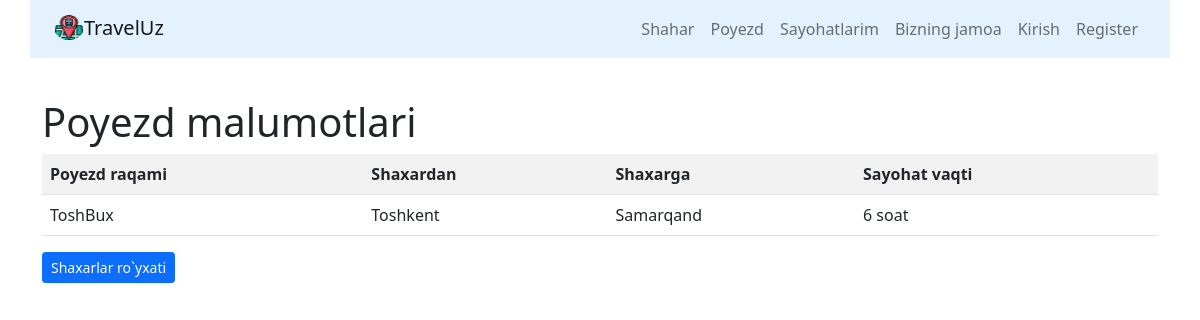
/trains/1, run on an earlier commit of the app's database.
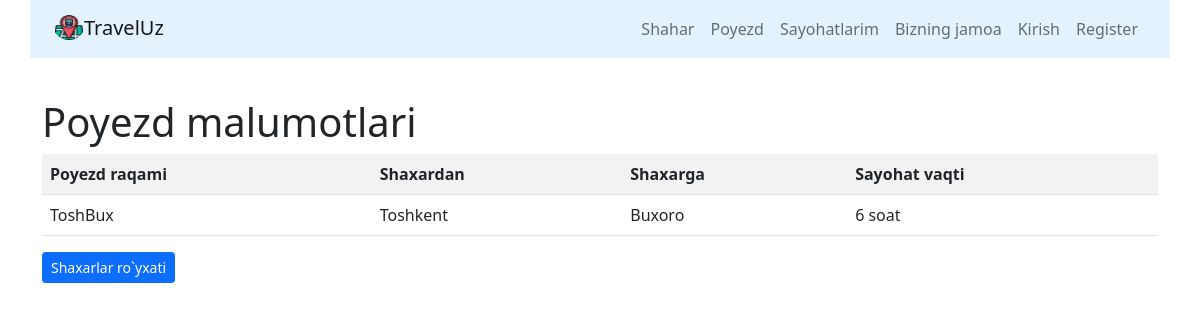
And on a later commit of the database.
### trains/models.py (models this page shows, shortened)
class Train(models.Model):
    name=models.CharField(max_length=50,unique=True,verbose_name='Poyezd xos nomi')
    travel_time=models.PositiveSmallIntegerField(verbose_name='Sayohat vaqti')
    from_city=models.ForeignKey(City,on_delete=models.CASCADE,related_name='from_city_set',verbose_name='Qaysi shaxardan')
    to_city=models.ForeignKey(City,on_delete=models.CASCADE,related_name='to_city_set',verbose_name='Qaysi shaxarga')
    start_train_day=models.DateField(null=True,blank=True)
    start_train_time=models.TimeField(null=True,blank=True)
    end_train_day=models.DateField(null=True,blank=True)
    place=models.IntegerField(default=0)
    class Meta:
        verbose_name='Poyezd'
        verbose_name_plural='Poyezdlar ombori'

### cities/models.py (models this page shows)
class City(models.Model):
    name=models.CharField(max_length=200,unique=True,verbose_name='Shaxar')
    shahar_haqida_qisqa = models.CharField(max_length=1000)
    about_city=RichTextUploadingField(blank=True,null=True)
    image = models.ImageField(blank=True, null=True, upload_to='city_images')
    def __str__(self):
        return self.name
    class Meta:
        verbose_name= "Shaxar"
        verbose_name_plural= "Shaxarlar ombori"
        ordering=["name"]

### trains/views.py (the view)
# urls.py: path('<int:pk>',TrainDetailView.as_view(),name='detail'),
class TrainDetailView(DetailView):
    model=Train
    template_name = 'trains/detail.html'
    context_object_name = 'detail'

### trains/templates/trains/detail.html
{% extends 'base.html' %}
{% block content %}
<div class="container">
<h1>Poyezd malumotlari</h1>
<div class="row">
    <div class="col-md">
        <table class="table table-striped">
            <tr>
                <th>Poyezd raqami</th>
                <th>Shaxardan</th>
                <th>Shaxarga</th>
                <th>Sayohat vaqti</th>
            </tr>
             <tr>
                 <td>{{object.name}}</td>
                 <td>{{object.from_city}}</td>
                 <td>{{object.to_city}}</td>
                 <td>{{object.travel_time}} soat</td>
             </tr>
        </table>
    </div>
</div>
<div class="row">
    <div class="col-md-4">
        <a href="{% url 'trains:home' %}" class="btn btn-primary btn-sm">Shaxarlar ro`yxati</a>
    </div>
</div>
</div>
{% endblock %}

What changed in the data, as far as the page shows it:
changed Train "ToshBux": to_city "Samarqand" → "Buxoro"
